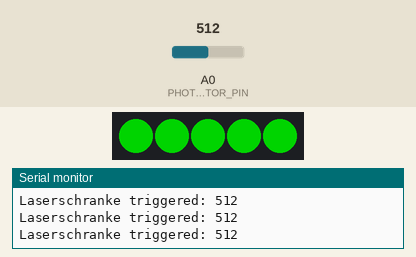
Simulated run of this program. Board: Arduino Nano, built with avr-gcc and run on an emulated ATmega328P. Shown: 5 RGB LEDs in strip order, left to right, the last lines printed to the serial monitor. The test bench sets the inputs (shaded band); at power-on: A0 (PHOTO_RESISTOR_PIN) = 512. Dim RGB values are drawn brighter than linear; no radio packets arrive unless stated.

Above: at 1.2 s.
1.3 s: A0 (PHOTO_RESISTOR_PIN) set to 131
4.3 s: A0 (PHOTO_RESISTOR_PIN) set to 109
5.8 s: A0 (PHOTO_RESISTOR_PIN) set to 122
7.3 s: A0 (PHOTO_RESISTOR_PIN) set to 90
10.3 s: A0 (PHOTO_RESISTOR_PIN) set to 130
11.8 s: A0 (PHOTO_RESISTOR_PIN) set to 110
At 15.1 s:
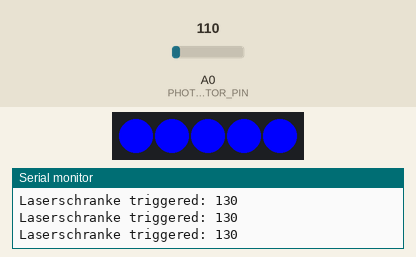
Timing chart, 0 to 15.8 s (numbered marks = the images above; inputs shaded):
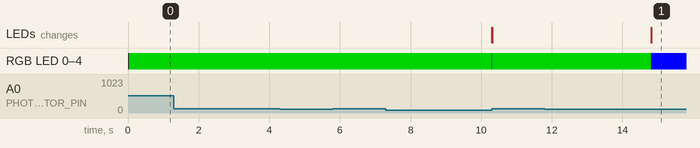

The program:

main.cpp
```cpp
#include <SPI.h>
#include <nRF24L01.h>
#include <RF24.h>
#include <RF24Network.h>
#include <FastLED.h>

#define SERIAL_DEBUG
#define CE_PIN  9
#define CSN_PIN 10
#define LED_PIN 2
#define NUM_LEDS 5
#define PHOTO_RESISTOR_PIN A0
#define NETWORK_ADDRESS 2
#define SERVER_ADDRESS 0


int THRESHOLD = 120;
CRGB leds[NUM_LEDS];
RF24 radio(CE_PIN, CSN_PIN);
RF24Network network(radio);
unsigned long StateTimer = 0;

// Status 0: not connected, 1: connected, 2: laserschranke triggered
int state = 0;
void checkLaserschranke();
void updateLEDs();
void sendState();
void updateThreshold();
void processNetworkRequests();


void setup() {
  FastLED.addLeds<WS2812B, LED_PIN, GRB>(leds, NUM_LEDS);
  radio.begin();
  network.begin(90, NETWORK_ADDRESS);
  updateLEDs();
  Serial.begin(115200);
  Serial.println("Started");
}

void loop() {
  network.update();
  processNetworkRequests();
  checkLaserschranke();
  updateLEDs();
  sendState();
}


void checkLaserschranke() {
  if (analogRead(PHOTO_RESISTOR_PIN) > THRESHOLD) {
    state = 2;
    StateTimer = millis() + 3000; // Set state to laserschranke triggered for 3 seconds
    Serial.print("Laserschranke triggered: ");
    Serial.println(analogRead(PHOTO_RESISTOR_PIN));

  }
}

void updateLEDs() {
  for (int i = 0; i < NUM_LEDS; i++) {
    switch (state) {
      case 0:
        leds[i] = CRGB::Red;
        break;
      case 1:
        leds[i] = CRGB::Blue;
        break;
      case 2:
        leds[i] = CRGB::Green;
        break;
    }
    FastLED.show();
  }
}

void sendState() {
    unsigned long currentMillis = millis();
    RF24NetworkHeader header(SERVER_ADDRESS);
    bool isSent = network.write(header, &state, sizeof(state));
    if (!isSent) {
        state = currentMillis > StateTimer ? 0 : 2; // Set state to not connected if the message was not sent
    }
    else {
        state = currentMillis > StateTimer ? 1 : 2; // Set state to connected if the message was sent
    }
}

void updateThreshold() {
  uint16_t buffer;
  Serial.println("Updating threshold");

  for(int i = 0; i<100; i++){
    buffer += analogRead(PHOTO_RESISTOR_PIN);
  }
  buffer /= 100;
  Serial.println(buffer + 25);
  THRESHOLD = (int)buffer + 25;
}

void processNetworkRequests() {
  while (network.available()) {
    RF24NetworkHeader header;
    network.peek(header);
    if (header.type == 'T') {
      network.read(header, NULL, 0);
      updateThreshold();

      for (int i = 0; i < NUM_LEDS; i++) {
        leds[i] = CRGB::Blue;
        FastLED.show();
        }
      delay(250);

      for (int i = 0; i < NUM_LEDS; i++) {
        leds[i] = CRGB::Black;
        FastLED.show();
        }
      delay(250);

      for (int i = 0; i < NUM_LEDS; i++) {
        leds[i] = CRGB::Blue;
        FastLED.show();
        }
      delay(250);

      for (int i = 0; i < NUM_LEDS; i++) {
        leds[i] = CRGB::Black;
        FastLED.show();
        }
      delay(250);
    }
  }
}
```

Measured:
- after the input at 4.3 s, every drawn part: stays the same
- after the input at 7.3 s, every drawn part: stays the same
- after the input at 11.8 s, RGB LED 0–4: RGB(0, 128, 0) → RGB(0, 0, 255) after 3.0 s; the LEDs: change after 3.0 s (image 1)
